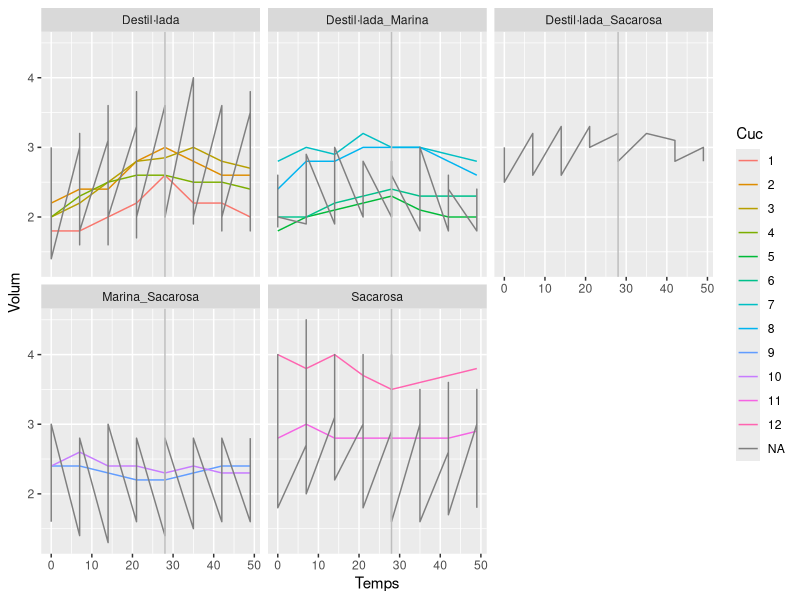
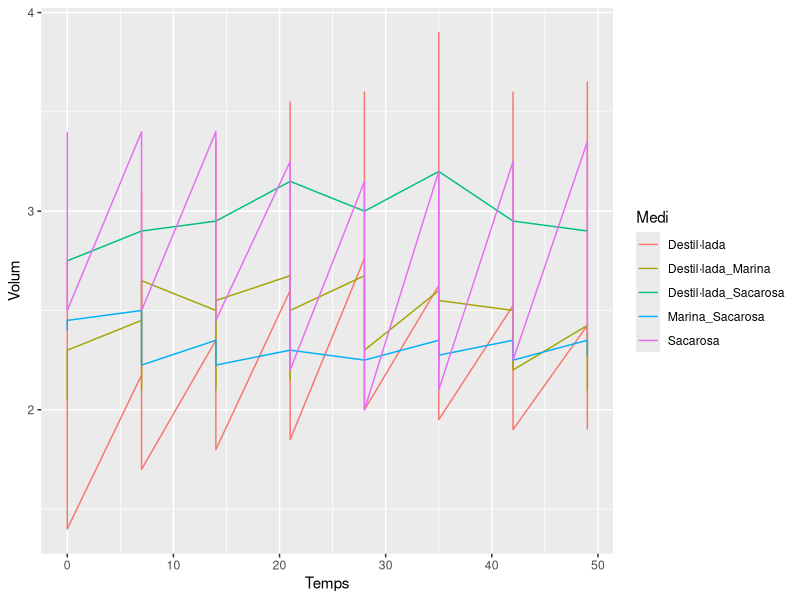
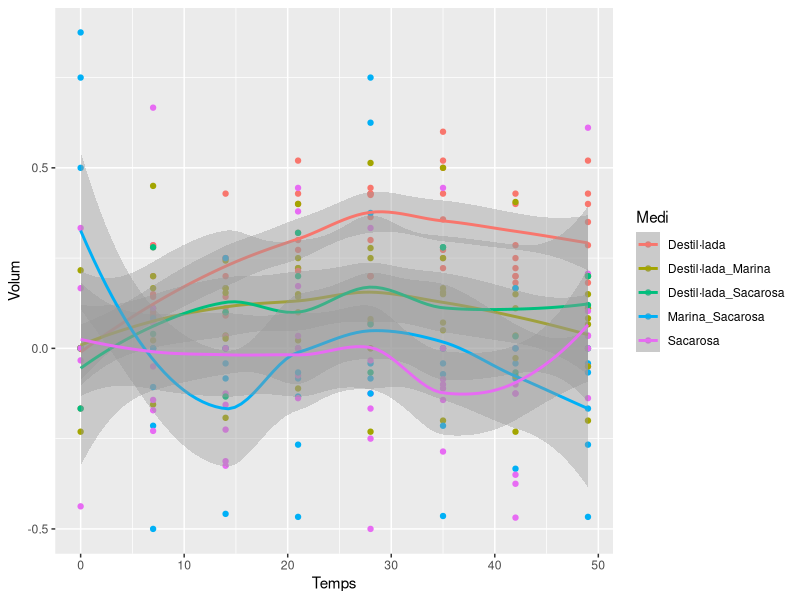

These figures' R source, in order:
## ---- chunk 1
knitr::opts_chunk$set(echo = TRUE)
## ---- chunk 2
library(tidyr)
library(plyr)
library(ggplot2)
cucs <- read.table('Cucs.csv', header = TRUE, dec = ",",
                   colClasses = c('factor','factor','factor','numeric','numeric','numeric',
                                  'numeric','numeric','numeric','numeric','numeric'))
cucs$Cuc <- factor(cucs$Cuc, levels = c('1','2','3','4','5','6','7','8','9','10','11','12'))
cucs$Subgrup <- factor(cucs$Subgrup, levels = c('L1','L2','L3','L4'))
cucs_l <- pivot_longer(cucs,
                       4:11,
                       names_to = 'Temps',
                       values_to = 'Volum',
                       names_prefix = "T_")
cucs_l$Temps <- as.numeric(cucs_l$Temps)
ggplot(data = cucs_l, mapping = aes(x = Temps, y = Volum, color = Cuc)) +
  geom_line() + facet_wrap(~Medi) + geom_vline(xintercept = 28, color = 'gray')
## ---- chunk 3
cucs_m <- ddply(cucs_l, c('Subgrup','Medi', 'Temps'),
                function(x) mean(x$Volum))
names(cucs_m)[4] <- 'Volum'
ggplot(data = cucs_m, mapping = aes(x = Temps, y = Volum, color = Medi)) + geom_line()
## ---- chunk 4
cucs_p <- ddply(cucs_l,
                c('Subgrup','Medi','Cuc'),
                function(x) {
                  Inici = x[x$Temps == 0,'Volum']
                  data.frame(Temps = x$Temps,
                             Volum = (x$Volum - Inici) / Inici
                  )})
ggplot(data = cucs_p, mapping = aes(x = Temps, y = Volum, color = Medi)) +
  geom_point() + geom_smooth()
